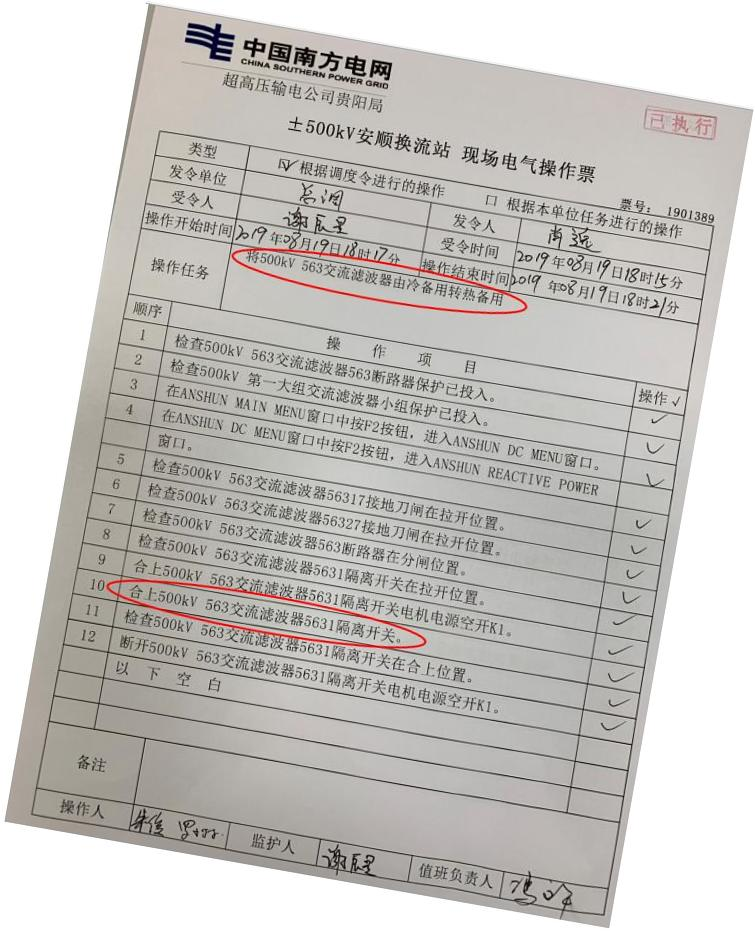
#> input picture antiMissing/operationTicketImages/table_10.jpg, 755 x 931 px
$ python OperationTicket.py
#> lines starting #> are read from the running program, lines starting #| are printed output that depends on the picture
# -*- coding: utf-8 -*-#
# Author:       weiz
# Date:         2019/11/26 10:53
# Name:         OperationTicket
# Description:  操作票类

import cv2
import numpy as np
import math
import sys

class OperationTicket(object):
    def line_detect(self, image, model=None):
        """
        检测图片中的线
        :param image:
        :param model:
        :return:
        """
        if model != "v":
            model = "horizontal"
        gray = cv2.cvtColor(image, cv2.COLOR_BGR2GRAY)
        edges = cv2.Canny(gray, 50, 150, apertureSize=3)  # apertureSize是sobel算子大小，只能为1,3,5,7
        # 函数将通过步长为1的半径和步长为π/180的角来搜索所有可能的直线
        lines = cv2.HoughLinesP(edges, 1, np.pi / 180, 100, minLineLength=50, maxLineGap=10)
        longest_l = [0, 0, 0, 0]  # 存储水平最长的线
        # 筛选水平或者竖直方向最长的线
        for line in lines:
            x1, y1, x2, y2 = line[0]
            if model == "horizontal":
                if abs(x2 - x1) > abs(longest_l[2] - longest_l[0]):
                    longest_l = [x1, y1, x2, y2]
            else:
                if abs(y2 - y1) > abs(longest_l[3] - longest_l[1]):
                    longest_l = [x1, y1, x2, y2]
            # cv2.line(image, (x1, y1), (x2, y2), (0, 0, 255), 2)
        # cv2.line(image, (longest_l[0], longest_l[1]), (longest_l[2], longest_l[3]), (0, 255, 0), 3)
        # cv2.imshow("line_detect_result", image)
        return longest_l

    def rotate_image(self, img, line=None, degree=None):
        """
        根据line旋转图片
        :param img:
        :param line:
        :param angle:
        :return:
        """
        k = (line[3] - line[1]) / (line[2] - line[0])
        degree = math.atan(k) * 180 / math.pi

        height, width = img.shape[:2]
        # 旋转后图片的宽高
        heightNew = int(
            width * math.fabs(math.sin(math.radians(degree))) + height * math.fabs(math.cos(math.radians(degree))))
        widthNew = int(
            height * math.fabs(math.sin(math.radians(degree))) + width * math.fabs(math.cos(math.radians(degree))))
        # 旋转矩阵
        matRotation = cv2.getRotationMatrix2D((width // 2, height // 2), degree, 1)

        # 加入平移操作,避免将图片旋转到图片区域外
        matRotation[0, 2] += (widthNew - width) // 2
        matRotation[1, 2] += (heightNew - height) // 2

        rotated_img = cv2.warpAffine(img, matRotation, (widthNew, heightNew), borderValue=(0, 0, 0))

        return rotated_img, matRotation

    def segment_image(self, img, hori_line, vert_line, mat_rot):

        # 得到变换后的像素位置
        hori_point1 = np.dot(mat_rot, np.array([[hori_line[0]], [hori_line[1]], [1]]))
        hori_point2 = np.dot(mat_rot, np.array([[hori_line[2]], [hori_line[3]], [1]]))
        vert_point1 = np.dot(mat_rot, np.array([[vert_line[0]], [vert_line[1]], [1]]))
        vert_point2 = np.dot(mat_rot, np.array([[vert_line[2]], [vert_line[3]], [1]]))
        # [6 lines of commented-out code are left out]
        x_loc = [int(hori_point1[0]), int(hori_point2[0]), int(vert_point1[0]), int(vert_point2[0])]
        y_loc = [int(hori_point1[1]), int(hori_point2[1]), int(vert_point1[1]), int(vert_point2[1])]
        x_loc.sort()
        y_loc.sort()
        # [4 lines of commented-out code are left out]
        seg = img[y_loc[0]:y_loc[-1], (x_loc[0] + 4):x_loc[-1]]  # 加4个像素是为了去掉线的宽度

        return seg

    # [260 lines left out: functions save_image, BinarizedImage, recoTableH, recoTableV, isTick_rp, isTick, not called in this run]


if __name__ == "__main__":
    ot = OperationTicket()
    # print("OperationTicket:{}".format(dir(ot)))

    ot_image = cv2.imread("./operationTicketImages/table_10.jpg")
#> ot_image is the input picture: shape (931, 755, 3); mean B, G, R 193.2, 196.5, 199.1
    # [5 lines of commented-out code are left out]
    src_h, src_w = ot_image.shape[:2]
    #cv2.imshow("input image", ot_image)

    longest_h_l = ot.line_detect(ot_image)
#> in line_detect, `edges = cv2.Canny(gray, 50, 150, apertureSize=3)`:
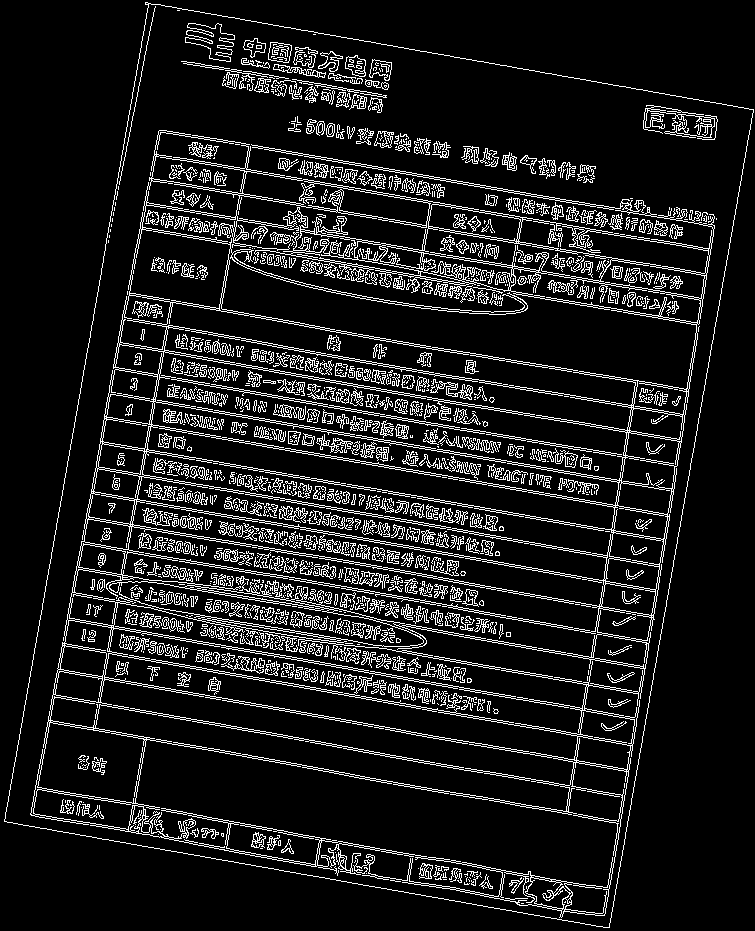
#> edges: shape (931, 755); 11.2% white in thin lines or dots
#> in line_detect, `lines = cv2.HoughLinesP(edges, 1, np.pi / 180, 100, minLineLength=50, ..`: lines = 384 rows, first 6: [4, 821, 607, 927], [611, 867, 705, 275], [145, 2, 753, 109], [608, 896, 716, 218], [4, 820, 149, 3], [62, 643, 641, 745]
#> the loop in line_detect, `for line in lines:` made 384 passes
#> longest_h_l = [145, 2, 753, 109]
    longest_v_l = ot.line_detect(ot_image, model='v')
#> the loop in line_detect (call 2), `for line in lines:` made 384 passes
#> longest_v_l = [4, 820, 149, 3]

    rotate_img, mat_rot = ot.rotate_image(ot_image, longest_h_l)
#> in rotate_image, `k = (line[3] - line[1]) / (line[2] - line[0])`: k = 0.176
#> in rotate_image, `degree = math.atan(k) * 180 / math.pi`: degree = 9.98
#> in rotate_image, `heightNew = int( width * math.fabs(math.sin(math.radians(degree))) + h..`: heightNew = 1047
#> in rotate_image, `widthNew = int( height * math.fabs(math.sin(math.radians(degree))) + w..`: widthNew = 904
#> in rotate_image, `matRotation = cv2.getRotationMatrix2D((width // 2, height // 2), degre..`: matRotation = [[0.985, 0.173, -74.89], [-0.173, 0.985, 72.38]]
#> in rotate_image, `rotated_img = cv2.warpAffine(img, matRotation, (widthNew, heightNew), ..`:
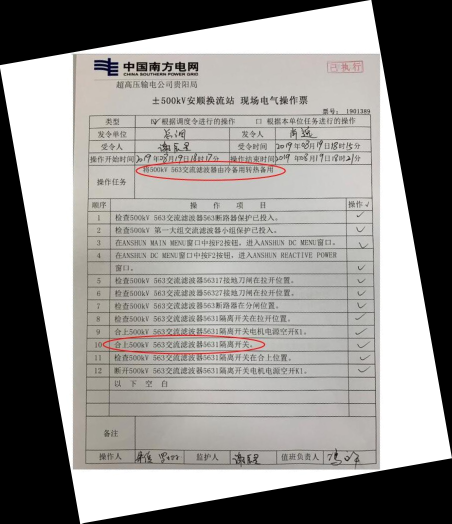
#> rotated_img: shape (1047, 904, 3) (shown at 1/2 size); mean B, G, R 143.5, 145.9, 147.8
#> mat_rot = [[0.985, 0.173, -0.889], [-0.173, 0.985, 130.4]]
    #cv2.imshow("rotate image", rotate_img)

    seg_image = ot.segment_image(rotate_img, longest_h_l, longest_v_l, mat_rot)
#> in segment_image, `hori_point1 = np.dot(mat_rot, np.array([[hori_line[0]], [hori_line[1]]..`: hori_point1 = [142.3, 107.2]
#> in segment_image, `hori_point2 = np.dot(mat_rot, np.array([[hori_line[2]], [hori_line[3]]..`: hori_point2 = [759.6, 107.2]
#> in segment_image, `vert_point1 = np.dot(mat_rot, np.array([[vert_line[0]], [vert_line[1]]..`: vert_point1 = [145.2, 937.3]
#> in segment_image, `vert_point2 = np.dot(mat_rot, np.array([[vert_line[2]], [vert_line[3]]..`: vert_point2 = [146.4, 107.5]
#> in segment_image, `x_loc = [int(hori_point1[0]), int(hori_point2[0]), int(vert_point1[0])..`: x_loc = [142, 759, 145, 146]
#> in segment_image, `y_loc = [int(hori_point1[1]), int(hori_point2[1]), int(vert_point1[1])..`: y_loc = [107, 107, 937, 107]
#> in segment_image, `seg = img[y_loc[0]:y_loc[-1], (x_loc[0] + 4):x_loc[-1]]`:
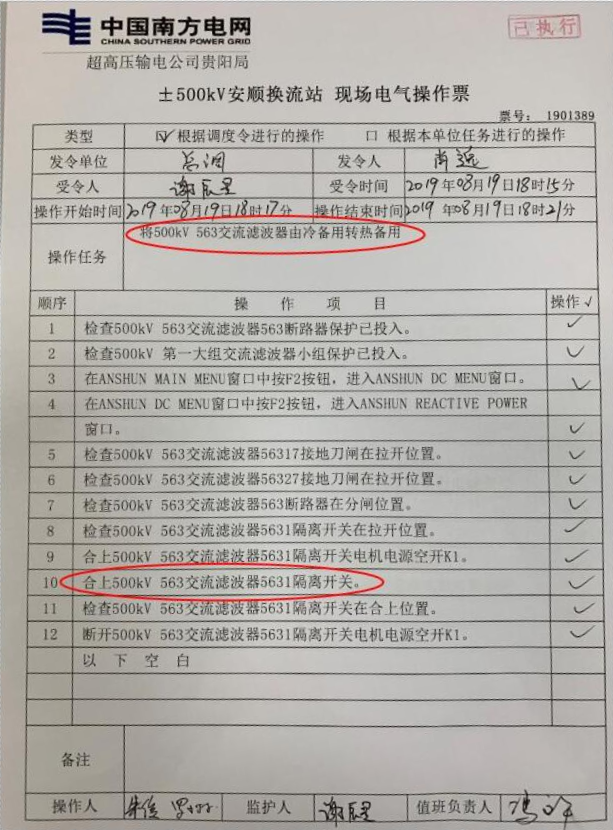
#> seg: shape (830, 613, 3); mean B, G, R 170, 174.6, 178.1
    cv2.imshow("segment image", seg_image)

    # ot.save_image(seg_image)

    cv2.waitKey(0)
    cv2.destroyAllWindows()

$ run again, with antiMissing/operationTicketImages/table_1.jpg copied over antiMissing/operationTicketImages/table_10.jpg
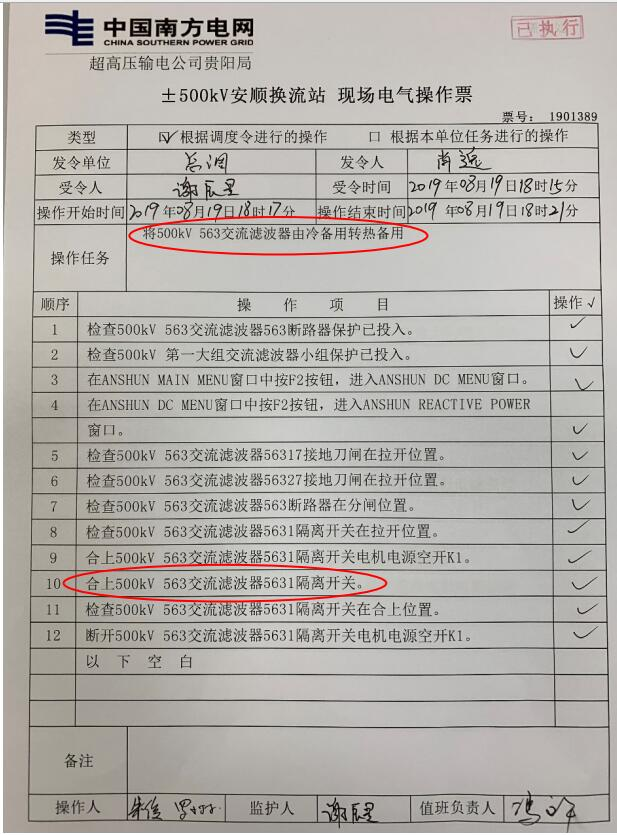
#> input picture antiMissing/operationTicketImages/table_1.jpg, 617 x 835 px
#> ot_image is the input picture: shape (835, 617, 3); mean B, G, R 170.6, 175.2, 178.8
#> in line_detect, `edges = cv2.Canny(gray, 50, 150, apertureSize=3)`:
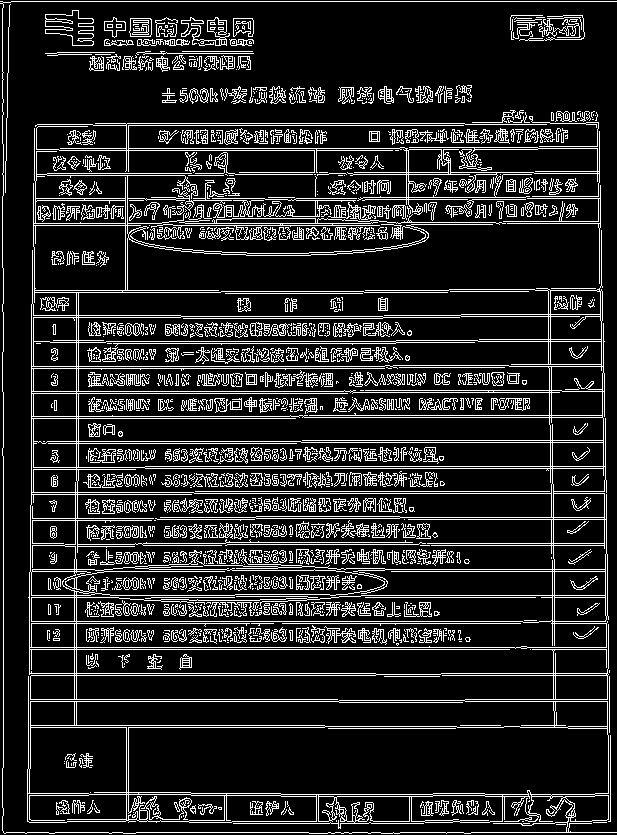
#> edges: shape (835, 617); 15.1% white in thin lines or dots
#> lines = 440 rows, first 6: [0, 1, 616, 1], [3, 767, 3, 392], [29, 673, 375, 673], [29, 647, 608, 647], [29, 623, 520, 623], [136, 832, 308, 832]
#> the loop in line_detect, `for line in lines:` made 440 passes
#> longest_h_l = [0, 1, 616, 1]
#> the loop in line_detect (call 2), `for line in lines:` made 440 passes
#> longest_v_l = [3, 767, 3, 392]
#> k = 0
#> heightNew = 835
#> widthNew = 617
#> matRotation = [[1, 0, 0], [0, 1, 0]]
#> hori_point1 = [0, 1]
#> hori_point2 = [616, 1]
#> vert_point1 = [3, 767]
#> vert_point2 = [3, 392]
#> x_loc = [0, 616, 3, 3]
#> y_loc = [1, 1, 767, 392]
#> in segment_image, `seg = img[y_loc[0]:y_loc[-1], (x_loc[0] + 4):x_loc[-1]]`:
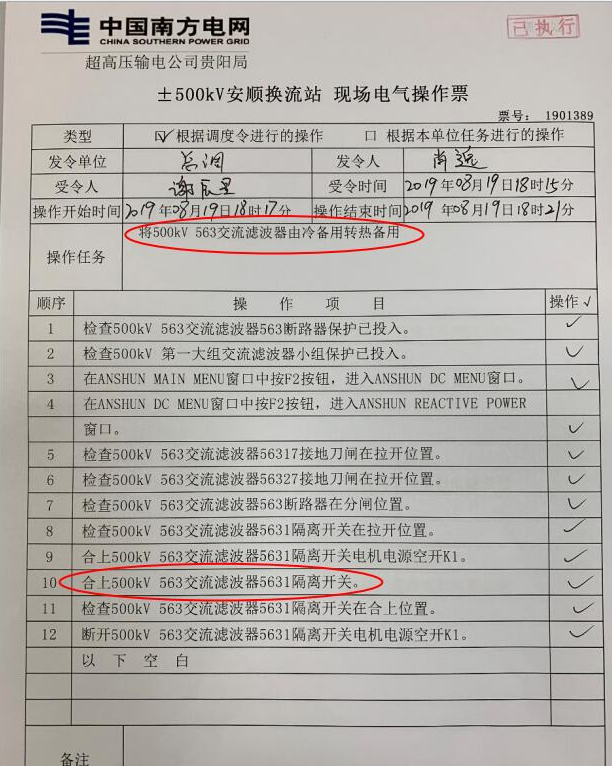
#> seg: shape (766, 612, 3); mean B, G, R 171.6, 176.2, 179.7

$ run again, with antiMissing/operationTicketImages/table_2.jpg copied over antiMissing/operationTicketImages/table_10.jpg
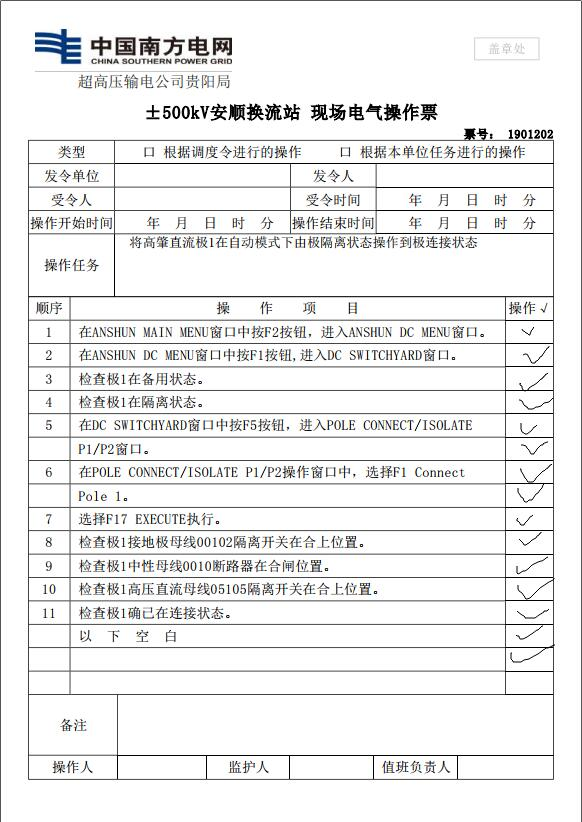
#> input picture antiMissing/operationTicketImages/table_2.jpg, 582 x 822 px
#> ot_image is the input picture: shape (822, 582, 3); mean B, G, R 237.3, 237.4, 237.2
#> in line_detect, `edges = cv2.Canny(gray, 50, 150, apertureSize=3)`:
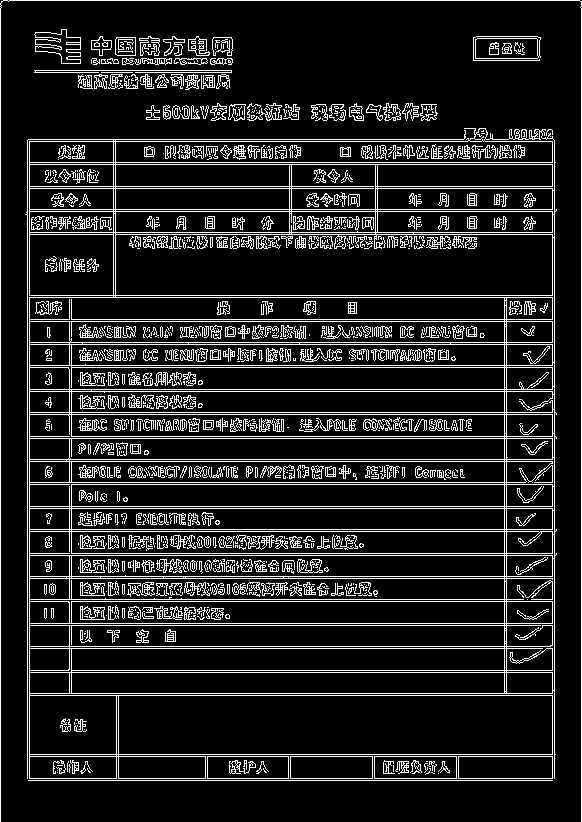
#> edges: shape (822, 582); 13.2% white in thin lines or dots
#> lines = 194 rows, first 6: [0, 821, 0, 3], [581, 821, 581, 1], [552, 780, 552, 130], [554, 778, 554, 140], [27, 553, 556, 553], [27, 342, 551, 342]
#> the loop in line_detect, `for line in lines:` made 194 passes
#> longest_h_l = [3, 0, 579, 0]
#> the loop in line_detect (call 2), `for line in lines:` made 194 passes
#> longest_v_l = [581, 821, 581, 1]
#> k = 0
#> heightNew = 822
#> widthNew = 582
#> matRotation = [[1, 0, 0], [0, 1, 0]]
#> hori_point1 = [3, 0]
#> hori_point2 = [579, 0]
#> vert_point1 = [581, 821]
#> vert_point2 = [581, 1]
#> x_loc = [3, 579, 581, 581]
#> y_loc = [0, 0, 821, 1]
#> in segment_image, `seg = img[y_loc[0]:y_loc[-1], (x_loc[0] + 4):x_loc[-1]]`:
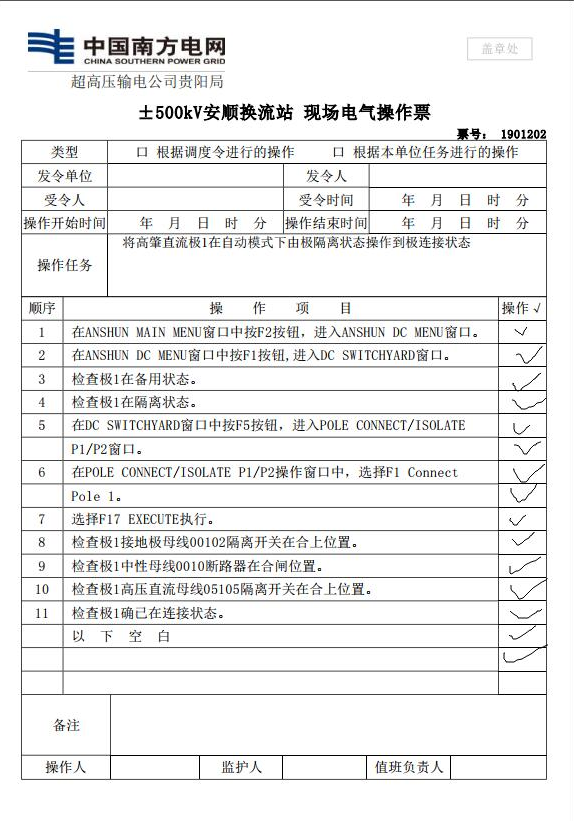
#> seg: shape (821, 574, 3); mean B, G, R 237.6, 237.7, 237.6
